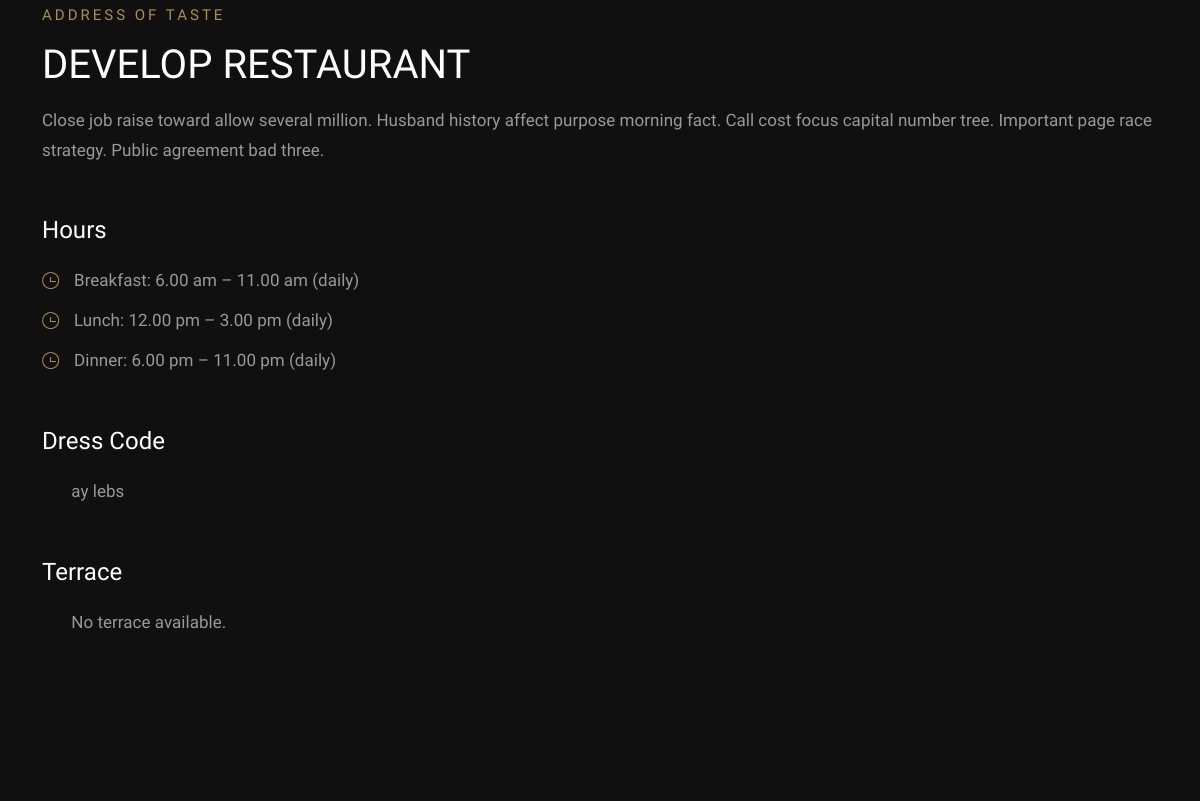
The page /home/triumph-luxury/restaurants/develop-restaurant/ (middle part) on the database as committed earlier.
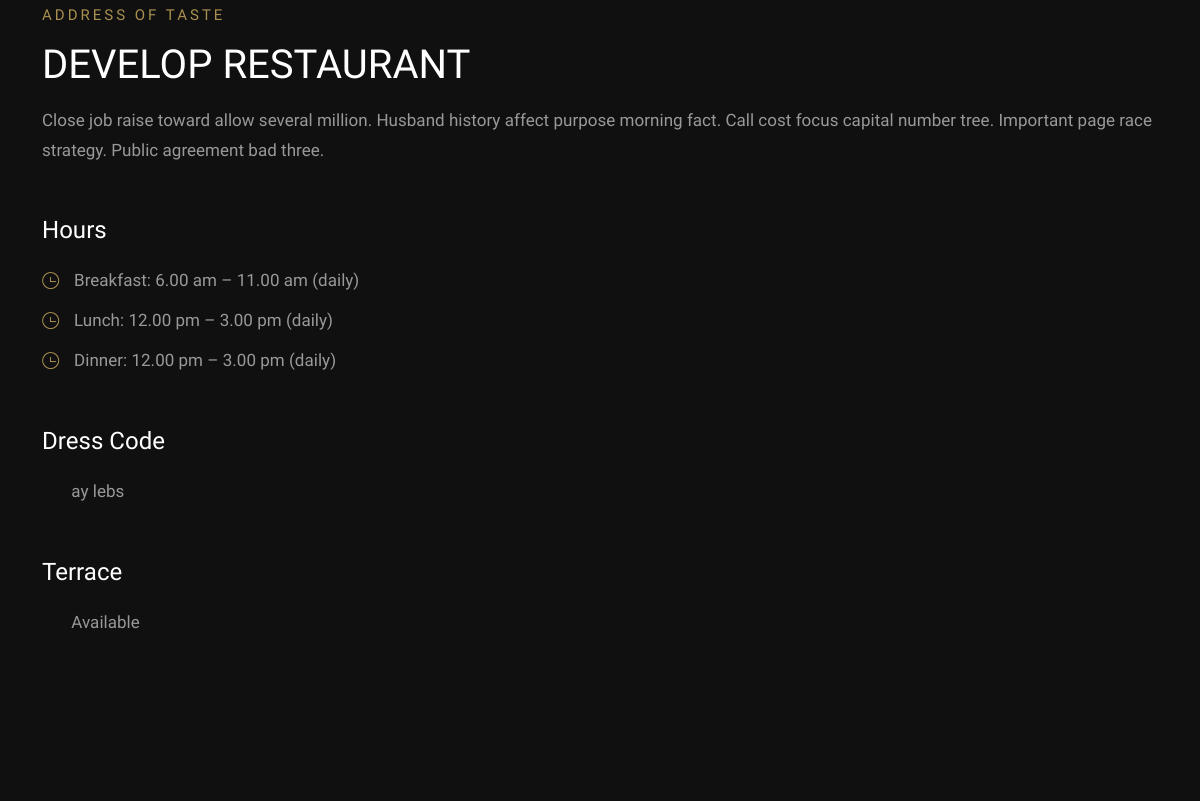
The same page on the database as committed later.
### restaurants/models.py (models this page shows, shortened)
class Restaurant(models.Model):
    hotel = models.ForeignKey(Hotel, related_name="restaurants", on_delete=models.CASCADE)
    name = models.CharField(max_length=255)
    slug = models.SlugField(unique=True, blank=True, null=True)
    slogan = models.CharField(max_length=255, null=True, blank=True,default="Address Of Taste")
    description = models.TextField()
    short_description = models.TextField(null=True, blank=True)
    opening_hours = models.CharField(max_length=100,null=True, blank=True)
    breakfast_hours = models.CharField(max_length=100, null=True, blank=True,default="Breakfast: 6.00 am – 11.00 am (daily)")
    lunch_hours = models.CharField(max_length=100,null=True, blank=True,default="Lunch: 12.00 pm – 3.00 pm (daily)")
    dinner_hours = models.CharField(max_length=100,null=True, blank=True,default="Dinner: 6.00 pm – 11.00 pm (daily)")
    dress_code = models.CharField(max_length=100, null=True, blank=True)
    cuisine = models.CharField(max_length=100, null=True, blank=True)
    terrace = models.BooleanField(default=False,null=True, blank=True)
    image_cover = models.ImageField(upload_to='restaurant_images/', null=True, blank=True)
    menu_file = models.FileField(upload_to='restaurant_menus/', null=True, blank=True)
    created_at = models.DateTimeField(auto_now_add=True)

### restaurants/views.py (the view)
# urls.py: path('home/<slug:hotel_slug>/restaurants/<slug:slug>/', views.restaurant_detail, name='restaurant-detail'),
def restaurant_detail(request, hotel_slug, slug):
    hotel = get_object_or_404(Hotel, slug=hotel_slug)
    restaurant = get_object_or_404(Restaurant, hotel=hotel, slug=slug)
    return render(request, 'restaurants/restaurant_detail.html', {
        'hotel': hotel,
        'restaurant': restaurant
    })

### templates/restaurants/restaurant_detail.html (shortened to what this page needs)
{% extends "base.html" %}
{% load static %}
{% block content %}
<section class="page-details section-padding">
    <div class="container">
        <div class="row">
            <div class="col-md-12">
                <div class="section-subtitle">Address of taste</div>
                <div class="section-title">{{ restaurant.name }}</div>
            </div>
        </div>
        <div class="row mb-30">
            <div class="col-md-12">
                <p>{{ restaurant.description }}</p>
            </div>
        </div>
        <div class="row mb-30">
            <div class="col-md-12">
                <h5>Hours</h5>
                <ul class="list-unstyled page-list">
                    <li>
                        {% if restaurant.breakfast_hours %}
                        <div class="page-list-icon"> <span class="ti-time"></span> </div>
                        <div class="page-list-text">
                            <p>{{ restaurant.breakfast_hours }}</p>
                        </div>
                        {% endif %}
                    </li>
                    <li>
                        {% if restaurant.lunch_hours %}
                        <div class="page-list-icon"> <span class="ti-time"></span> </div>
                        <div class="page-list-text">
                            <p>{{ restaurant.lunch_hours }}</p>
                        </div>
                        {% endif %}
                    </li>
                    <li>
                        {% if restaurant.dinner_hours %}
                        <div class="page-list-icon"> <span class="ti-time"></span> </div>
                        <div class="page-list-text">
                            <p>{{ restaurant.dinner_hours }}</p>
                        </div>
                        {% endif %}
                    </li>
                </ul>
            </div>
        </div>
        <div class="row mb-30">
            {% if restaurant.dress_code %}
            <div class="col-md-12">
                <h5>Dress Code</h5>
                <ul class="list-unstyled page-list">
                    <li class="d-flex align-items-center">
                        <div class="page-list-icon">
                            <span class="fa-thin fa-shirt"></span>
                        </div>
                        <div class="page-list-text ms-3">
                            <p>{{ restaurant.dress_code }}</p>
                        </div>
                    </li>
                </ul>
            </div>
            {% endif %}
        </div>
        <div class="row mb-30">
            <div class="col-md-12">
                <h5>Terrace</h5>
                <ul class="list-unstyled page-list">
                    <li class="d-flex align-items-center">
                        <div class="page-list-icon">
                            {% if restaurant.terrace %}
                                <i class="fa-thin fa-check"></i>
                            {% else %}
                                <i class="fa-thin fa-xmark"></i>
                            {% endif %}
                        </div>
                        <div class="page-list-text ms-3">
                            <p>
                                {% if restaurant.terrace %}
                                    Available
                                {% else %}
                                    No terrace available.
                                {% endif %}
                            </p>
                        </div>
                    </li>
                </ul>
            </div>
        </div>
    </div>
</section>
{% endblock %}

Rows that differ between the two databases and show on the page:
changed Restaurant "DEVELOP RESTAURANT": dinner_hours "Dinner: 6.00 pm – 11.00 pm (daily)" → "Dinner: 12.00 pm – 3.00 pm (daily)"; terrace False → True (drawn)
Other text that changed with them:
text no longer shown: "No terrace available."
text now shown: "Available"
